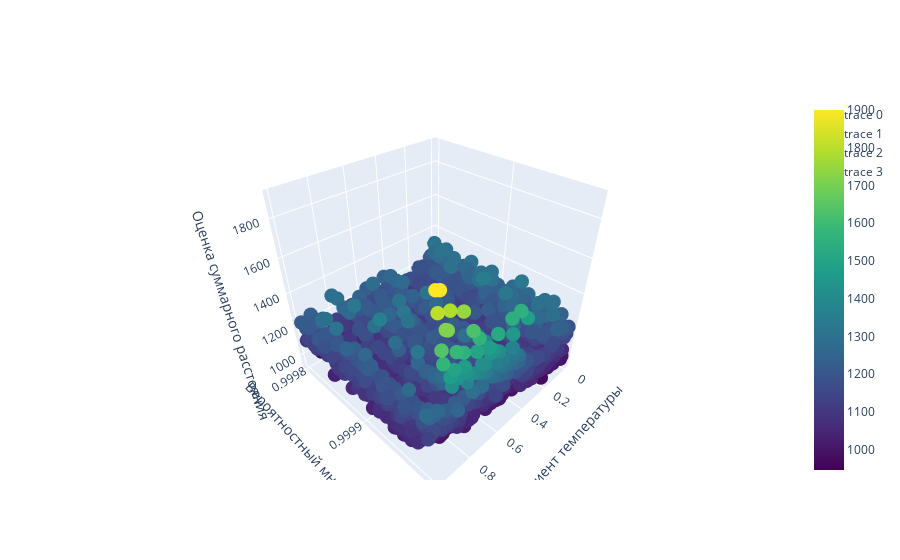

Notebook code cell kept with this figure:
### Code cell
import plotly.graph_objs as go
import plotly.offline as py
import numpy as np

# Create the plot
trace = go.Scatter3d(x=prob_multipliers, y=alphas, z=best_losses, mode='markers', marker=dict(
        size=5,
        color=best_losses,  # Цвет зависит от Z-координаты
        colorscale='Viridis',  # Можно выбрать другие: 'Inferno', 'Plasma', 'Cividis' и т.д.
        showscale=True  # Показывать цветовую шкалу
    ))


fig = go.Figure(data=[trace])

for best_point in sorted_points[:3]:
    fig.add_trace(go.Scatter3d(
        x=[best_point["prob_multiplier"]], y=[best_point["alpha"]], z=[best_point["best_loss"]],  # Координаты точки
        mode='markers',
        marker=dict(
            size=10,
            color='red',  # Красный цвет
            symbol='diamond'  # Форма точки
        ),
        text=str(best_point["best_loss"])
    ))

# Подписи осей
fig.update_layout(
    scene=dict(
        xaxis_title="Коффициент температуры",
        yaxis_title="Вероятностный множитель",
        zaxis_title="Оценка суммарного расстояния"
    )
)

fig.write_html("base_experiments_with_best_point.html")

# Render the plot
py.iplot(fig)

### Figure 1 — Plotly figure (JSON) as saved in the notebook; plotly's stock layout.template omitted (floating-point values rounded to 4 significant figures; data arrays with more than 128 entries replaced by an {"elided": "..."} marker saying what was removed)
{"data": [{"marker": {"color": {"elided": "2925 float values"}, "colorscale": [[0, "#440154"], [0.1111, "#482878"], [0.2222, "#3e4989"], [0.3333, "#31688e"], [0.4444, "#26828e"], [0.5556, "#1f9e89"], [0.6667, "#35b779"], [0.7778, "#6ece58"], [0.8889, "#b5de2b"], [1, "#fde725"]], "showscale": true, "size": 5}, "mode": "markers", "type": "scatter3d", "x": {"elided": "2925 float values"}, "y": {"elided": "2925 float values"}, "z": {"elided": "2925 float values"}}, {"marker": {"color": "red", "size": 10, "symbol": "diamond"}, "mode": "markers", "text": "946.100623444085", "type": "scatter3d", "x": [0.601], "y": [0.9999], "z": [946.1]}, {"marker": {"color": "red", "size": 10, "symbol": "diamond"}, "mode": "markers", "text": "946.100623444085", "type": "scatter3d", "x": [0.621], "y": [0.9999], "z": [946.1]}, {"marker": {"color": "red", "size": 10, "symbol": "diamond"}, "mode": "markers", "text": "946.5445060607103", "type": "scatter3d", "x": [0.111], "y": [0.9999], "z": [946.5]}], "layout": {"scene": {"xaxis": {"title": {"text": "Коффициент температуры"}}, "yaxis": {"title": {"text": "Вероятностный множитель"}}, "zaxis": {"title": {"text": "Оценка суммарного расстояния"}}}}}
